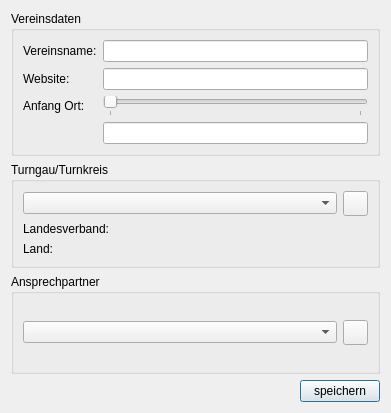
<?xml version="1.0" encoding="UTF-8"?>
<ui version="4.0">
 <class>Db_Club_Dialog_Ui</class>
 <widget class="QDialog" name="Db_Club_Dialog_Ui">
  <property name="geometry">
   <rect>
    <x>0</x>
    <y>0</y>
    <width>391</width>
    <height>413</height>
   </rect>
  </property>
  <property name="sizePolicy">
   <sizepolicy hsizetype="Fixed" vsizetype="Fixed">
    <horstretch>0</horstretch>
    <verstretch>0</verstretch>
   </sizepolicy>
  </property>
  <property name="windowTitle">
   <string>TurnFix - Vereinsdaten</string>
  </property>
  <property name="windowIcon">
   <iconset resource="../../../../resources/TurnFix.qrc">
    <normaloff>:/appicons/icon.png</normaloff>:/appicons/icon.png</iconset>
  </property>
  <layout class="QGridLayout" name="gridLayout">
   <item row="0" column="0">
    <widget class="QGroupBox" name="groupBox">
     <property name="sizePolicy">
      <sizepolicy hsizetype="Expanding" vsizetype="Fixed">
       <horstretch>0</horstretch>
       <verstretch>0</verstretch>
      </sizepolicy>
     </property>
     <property name="title">
      <string>Vereinsdaten</string>
     </property>
     <layout class="QGridLayout" name="gridLayout_2">
      <item row="0" column="0">
       <widget class="QLabel" name="label">
        <property name="text">
         <string>Vereinsname:</string>
        </property>
       </widget>
      </item>
      <item row="1" column="0">
       <widget class="QLabel" name="label_2">
        <property name="text">
         <string>Website:</string>
        </property>
       </widget>
      </item>
      <item row="0" column="1">
       <widget class="QLineEdit" name="txt_name"/>
      </item>
      <item row="1" column="1">
       <widget class="QLineEdit" name="txt_web"/>
      </item>
      <item row="2" column="0">
       <widget class="QLabel" name="label_9">
        <property name="text">
         <string>Anfang Ort:</string>
        </property>
       </widget>
      </item>
      <item row="2" column="1">
       <widget class="QSlider" name="sli_ort">
        <property name="maximum">
         <number>1</number>
        </property>
        <property name="orientation">
         <enum>Qt::Horizontal</enum>
        </property>
        <property name="tickPosition">
         <enum>QSlider::TicksBelow</enum>
        </property>
        <property name="tickInterval">
         <number>1</number>
        </property>
       </widget>
      </item>
      <item row="3" column="1">
       <widget class="QLineEdit" name="txt_pre_ort">
        <property name="readOnly">
         <bool>true</bool>
        </property>
       </widget>
      </item>
     </layout>
    </widget>
   </item>
   <item row="3" column="0">
    <widget class="QPushButton" name="but_save">
     <property name="sizePolicy">
      <sizepolicy hsizetype="Fixed" vsizetype="Fixed">
       <horstretch>0</horstretch>
       <verstretch>0</verstretch>
      </sizepolicy>
     </property>
     <property name="layoutDirection">
      <enum>Qt::RightToLeft</enum>
     </property>
     <property name="text">
      <string>speichern</string>
     </property>
    </widget>
   </item>
   <item row="2" column="0">
    <widget class="QGroupBox" name="groupBox_2">
     <property name="title">
      <string>Ansprechpartner</string>
     </property>
     <layout class="QGridLayout" name="gridLayout_3">
      <item row="0" column="0" colspan="2">
       <widget class="QComboBox" name="cmb_ansprech"/>
      </item>
      <item row="0" column="2">
       <widget class="QPushButton" name="but_addp">
        <property name="sizePolicy">
         <sizepolicy hsizetype="Fixed" vsizetype="Fixed">
          <horstretch>0</horstretch>
          <verstretch>0</verstretch>
         </sizepolicy>
        </property>
        <property name="minimumSize">
         <size>
          <width>25</width>
          <height>25</height>
         </size>
        </property>
        <property name="maximumSize">
         <size>
          <width>25</width>
          <height>25</height>
         </size>
        </property>
        <property name="toolTip">
         <string>Strg++</string>
        </property>
        <property name="icon">
         <iconset resource="../../../../resources/TurnFix.qrc">
          <normaloff>:/appicons/plus.png</normaloff>:/appicons/plus.png</iconset>
        </property>
        <property name="iconSize">
         <size>
          <width>15</width>
          <height>15</height>
         </size>
        </property>
        <property name="shortcut">
         <string>Ctrl++</string>
        </property>
       </widget>
      </item>
     </layout>
    </widget>
   </item>
   <item row="1" column="0">
    <widget class="QGroupBox" name="groupBox_3">
     <property name="title">
      <string>Turngau/Turnkreis</string>
     </property>
     <layout class="QGridLayout" name="gridLayout_4">
      <item row="0" column="0" colspan="2">
       <widget class="QComboBox" name="cmb_gau"/>
      </item>
      <item row="0" column="2">
       <widget class="QPushButton" name="but_addg">
        <property name="sizePolicy">
         <sizepolicy hsizetype="Fixed" vsizetype="Fixed">
          <horstretch>0</horstretch>
          <verstretch>0</verstretch>
         </sizepolicy>
        </property>
        <property name="minimumSize">
         <size>
          <width>25</width>
          <height>25</height>
         </size>
        </property>
        <property name="maximumSize">
         <size>
          <width>25</width>
          <height>25</height>
         </size>
        </property>
        <property name="toolTip">
         <string/>
        </property>
        <property name="icon">
         <iconset resource="../../../../resources/TurnFix.qrc">
          <normaloff>:/appicons/plus.png</normaloff>:/appicons/plus.png</iconset>
        </property>
        <property name="iconSize">
         <size>
          <width>15</width>
          <height>15</height>
         </size>
        </property>
       </widget>
      </item>
      <item row="1" column="0">
       <widget class="QLabel" name="label_3">
        <property name="sizePolicy">
         <sizepolicy hsizetype="Fixed" vsizetype="Preferred">
          <horstretch>0</horstretch>
          <verstretch>0</verstretch>
         </sizepolicy>
        </property>
        <property name="text">
         <string>Landesverband:</string>
        </property>
       </widget>
      </item>
      <item row="1" column="1" colspan="2">
       <widget class="QLabel" name="lbl_verband">
        <property name="text">
         <string/>
        </property>
       </widget>
      </item>
      <item row="2" column="0">
       <widget class="QLabel" name="label_4">
        <property name="sizePolicy">
         <sizepolicy hsizetype="Fixed" vsizetype="Preferred">
          <horstretch>0</horstretch>
          <verstretch>0</verstretch>
         </sizepolicy>
        </property>
        <property name="text">
         <string>Land:</string>
        </property>
       </widget>
      </item>
      <item row="2" column="1" colspan="2">
       <widget class="QLabel" name="lbl_land">
        <property name="text">
         <string/>
        </property>
       </widget>
      </item>
     </layout>
    </widget>
   </item>
  </layout>
 </widget>
 <resources>
  <include location="../../../../resources/TurnFix.qrc"/>
 </resources>
 <connections/>
</ui>
